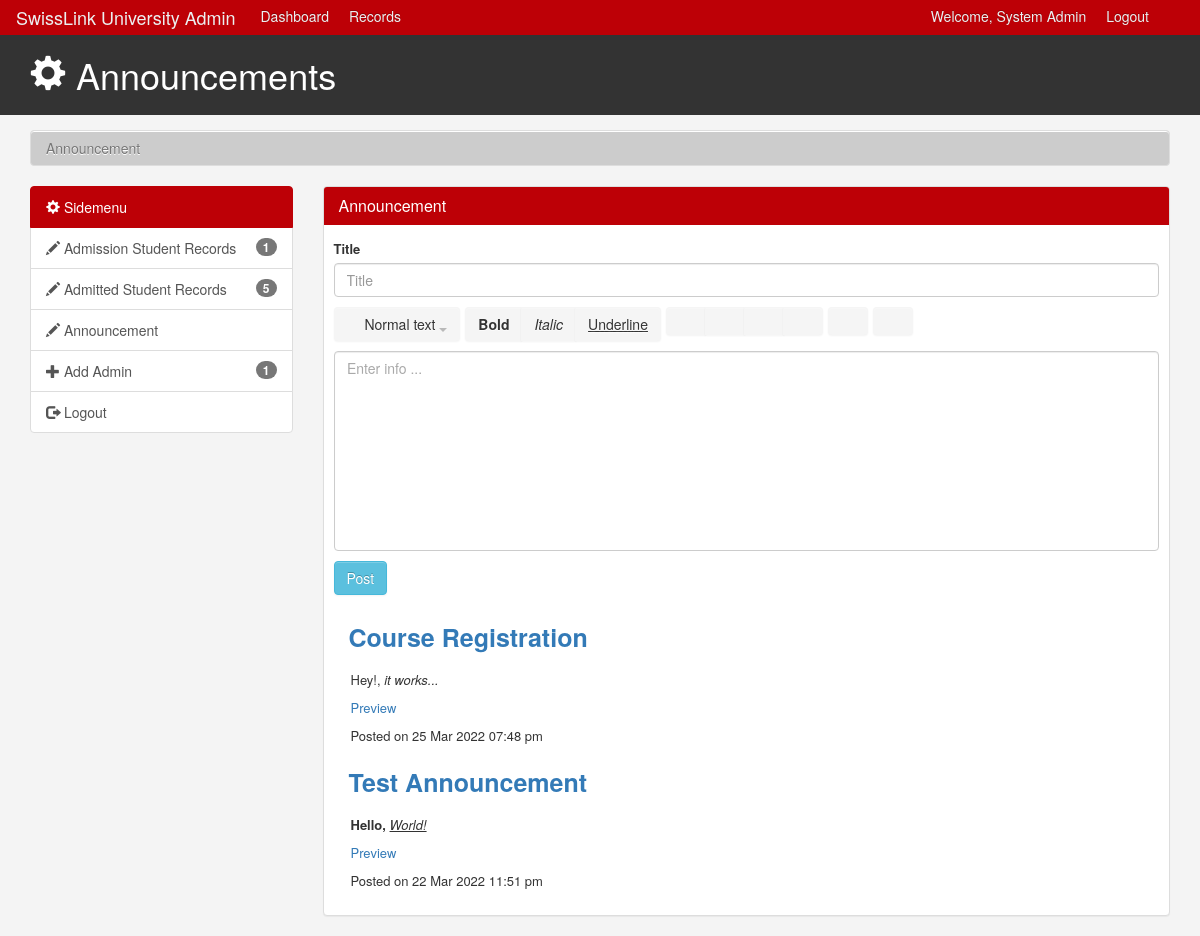
The app's page /admin/be_records.php (signed in) with its own data.
### tables this page shows
CREATE TABLE `announcement` (
  `ID` int(11) NOT NULL,
  `author` varchar(32) NOT NULL,
  `title` text DEFAULT NULL,
  `body` text DEFAULT NULL,
  `time` timestamp NOT NULL DEFAULT current_timestamp() ON UPDATE current_timestamp(),
  `attachment` text DEFAULT NULL
);

### admin/be_records.php (the view, shortened to what this page needs)
<?php
    if(isset($_SESSION['email']))
    {
      include 'variables.php';
      $mysqli = new mysqli($databaseHost,$databaseUsername,$databasePassword,$databaseName);
        $query = "SELECT * FROM admins WHERE email = '{$_SESSION['email']}'";
        $result = $mysqli->query($query) or die($mysqli->error);
		if($result->num_rows > 0)
		{
			while($row = $result->fetch_assoc())
			{
				foreach($row as $val)
				{
                    $details[] = $val;
        }
      }
		}
    ?>
    <html lang="en">
    <head>
        <link rel="stylesheet" type="text/css" href="lib/css/bootstrap.min.css"></link>
        <link rel="stylesheet" type="text/css" href="lib/css/prettify.css"></link>
        <link rel="stylesheet" type="text/css" href="src/bootstrap-wysihtml5.css"></link>
        <link href="css/bootstrap.min.css" rel="stylesheet">
        <link href="css/style.css" rel="stylesheet">
    </head>
    <body>
        <?php include'adminMenu.php' ?>
        <header id="header">
            <div class="container">
                <div class="row">
                    <div class="col-md-10">
                        <h1><span class="glyphicon glyphicon-cog" aria-hidden="true"></span> Announcements </h1>
                    </div>
                </div>
            </div>
        </header>
        <section id="breadcrumb">
            <div class="container">
                <ol class="breadcrumb">
                    <li class="active">Announcement</li>
                </ol>
            </div>
        </section>
        <?php include 'side-menu.php' ?>
        <div class="col-md-9">
            <div class="panel panel-default">
                <div class="panel-heading main-color-bg">
                    <h3 class="panel-title">Announcement</h3>
                </div>
                <div class="panel-body">
                    <div class="row">
                        <form action="postannouncement.php" method="post" style="margin: 0 10px 0 10px;">
                            <div class="form-group">
                                <label>Title</label>
                                <input type="text" name='title' placeholder="Title" class="form-control" style="margin-bottom: 10px">
                                <input class="btn btn-info" type="submit" name="info" value="Post">
                            </div>
                        </form>
                        <?php
        include 'variables.php';
        $mysqli = new mysqli($databaseHost,$databaseUsername,$databasePassword,$databaseName);
        $query = "SELECT * FROM announcement ORDER BY `time` DESC LIMIT 5";
        $result = mysqli_query($mysqli,$query);
        if(mysqli_num_rows($result) > 0){
            while ($row = mysqli_fetch_assoc($result)) {
	?>
     <div class="mg-available-rooms col-lg-12">
                <div class="mg-avl-rooms">
                    <div class="mg-avl-room">
                        <div class="row">
                            <div class="col-sm-10">
                                <div style=" padding: 10px;font-size: 25px;font-weight: bold;color: #000;margin-bottom: 5px;">
                                <a href="#">
                                <?php echo $row['title'] ;?>
                                </a>
                                </div>
                                <div class="row contentbody" style="margin-left: -3px;">
                                    <div class="col-sm-12">
                                      <p> <?php echo $row['body']; ?></p>
                                      <p><a href="<?php echo"../upload/".$row['attachment']; ?>" target="_blank">Preview</a></p>
                                    </div>
                                    <div class="col-sm-12 f-author">
                                        <p><span>Posted on  <?php echo  date_format(date_create($row['time']),"d M Y h:i a"); ?></p>
                                    </div>
                                </div>
                            </div>
                        </div>
                    </div>
                </div>
            </div>
          <?php    }
        } ?>
                </div>
            </div>
        </div>
        </div>
        </div>
        </section>
        <?php
  }
else{
?>
<?php
			echo "<script language='javascript'>alert('Login to continue');
			window.location.href='/shibat-students/admin';
			 </script>";
        } ?>

### admin/adminMenu.php (shortened to what this page needs)
<?php
	if(isset($_SESSION['email']))
	{
        include 'variables.php';
        $mysqli = new mysqli($databaseHost,$databaseUsername,$databasePassword,$databaseName);
        $query = "SELECT * FROM admins WHERE email = '{$_SESSION['email']}'";
        $result = $mysqli->query($query) or die($mysqli->error);
		if($result->num_rows > 0)
		{
			while($row = $result->fetch_assoc())
			{
				foreach($row as $val)
				{
                    $details[] = $val;
        }
      }
		}
	}
?>
    <nav class="navbar navbar-default">
    <div class="container">
      <div class="navbar-header">
        <a class="navbar-brand" href="admin.php">SwissLink University Admin</a>
      </div>
      <div id="navbar" class="collapse navbar-collapse">
        <ul class="nav navbar-nav">
          <li><a href="admin.php">Dashboard</a></li>
          <li><a href="records.php">Records</a></li>
        </ul>
        <ul class="nav navbar-nav navbar-right">
          <li><a href="#">Welcome, <?php echo $details[3];?> </a></li>
          <li><a href="logout.php">Logout</a></li>
        </ul>
      </div>
    </div>
  </nav>

### admin/css/style.css (style rules this page uses)
body { background:#f4f4f4; }
.navbar { min-height: 33px !important; margin-bottom:0; border-radius:0; }
.navbar-nav > li > a, .navbar-brand { padding-top:6px !important; padding-bottom:0 !important; height: 33px; }
.navbar-default { background-color: #BD0006; border-color: #BD0006; }
.navbar-default .navbar-brand { color: #ecf0f1; }
.navbar-default .navbar-nav > li > a { color: #ecf0f1; }
.navbar-default .navbar-collapse, .navbar-default .navbar-form { border-color: #ecf0f1; }
.main-color-bg { background-color: #BD0006 !important; border-color: #BD0006 !important; color:#ffffff !important; }
#header { background:#333333; color:#ffffff; padding-bottom: 10px; margin-bottom: 15px; }
.breadcrumb { background:#cccccc; color:#333333; }

### records on screen
announcement: title "Course Registration", body "Hey!, it works...", time "25 Mar 2022 07:48 pm"
announcement: title "Test Announcement", body "Hello, World!", time "22 Mar 2022 11:51 pm"

### other values on screen
$details[3] "System Admin"
$val "1"
$val3 "5"
$val2 "1"
